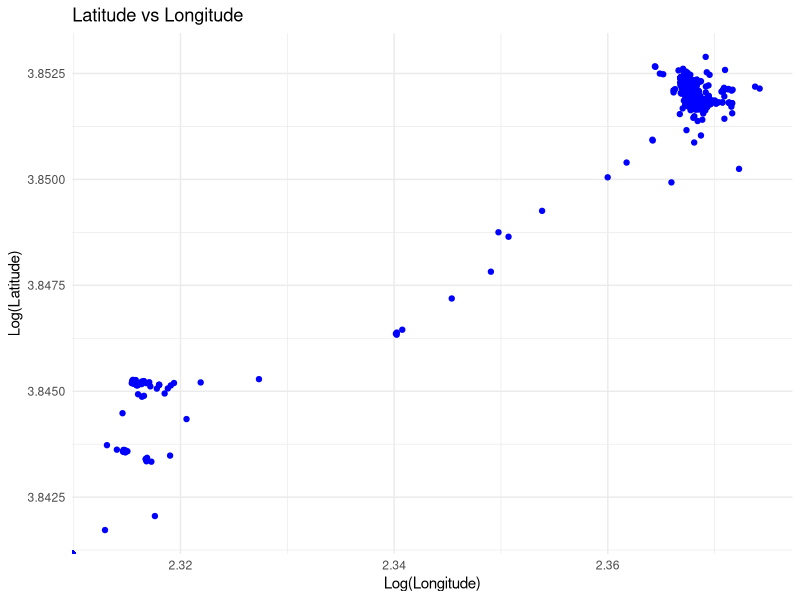
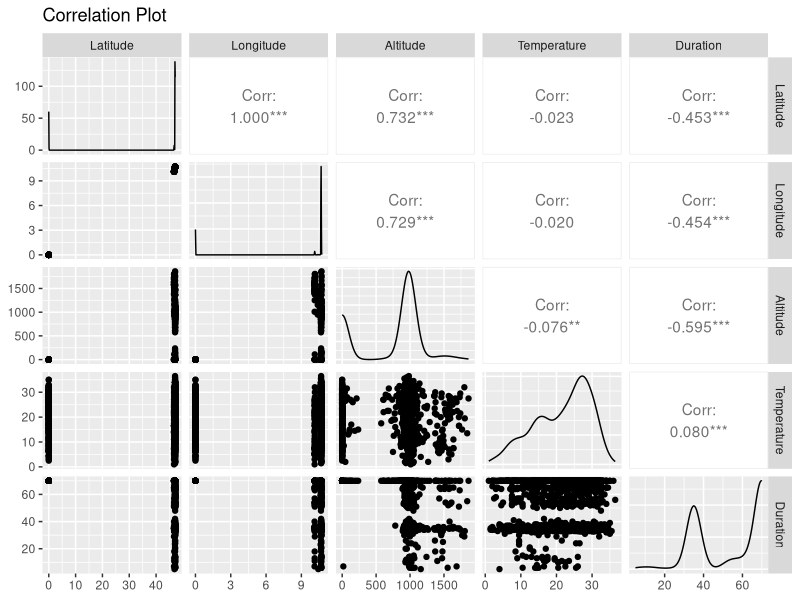
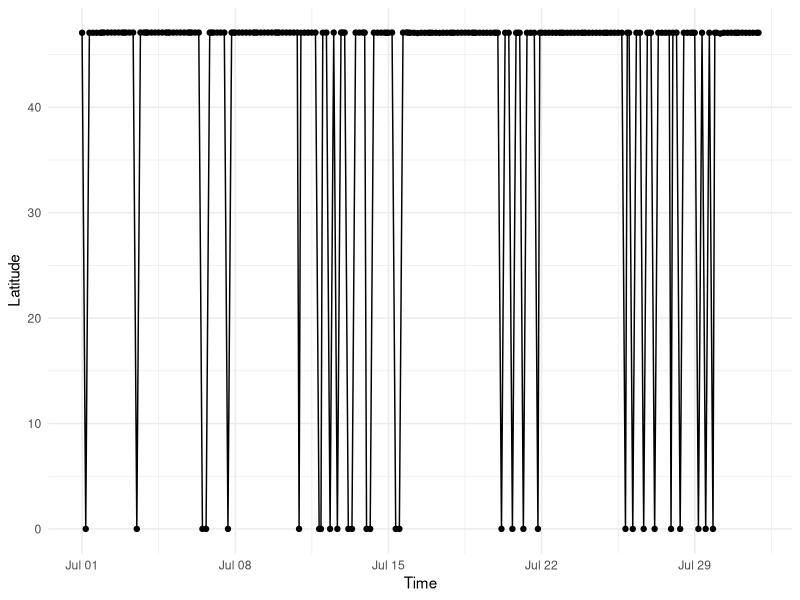
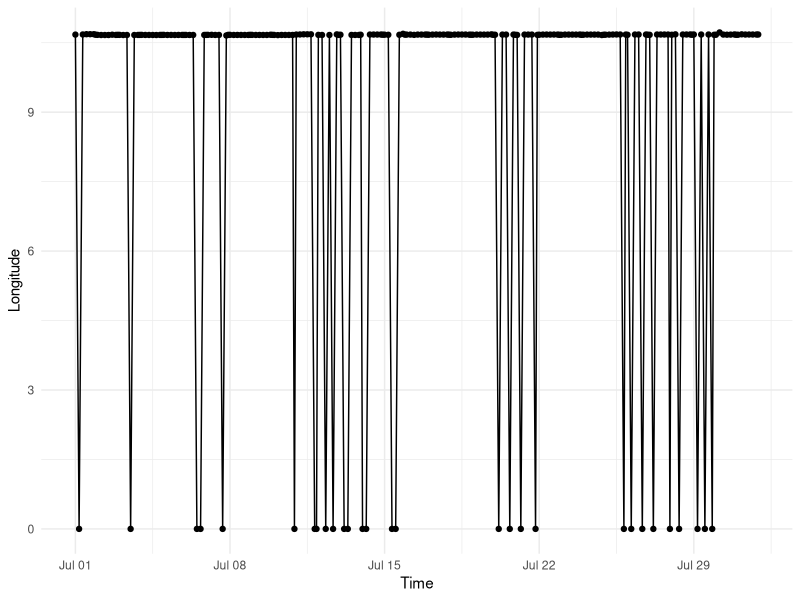
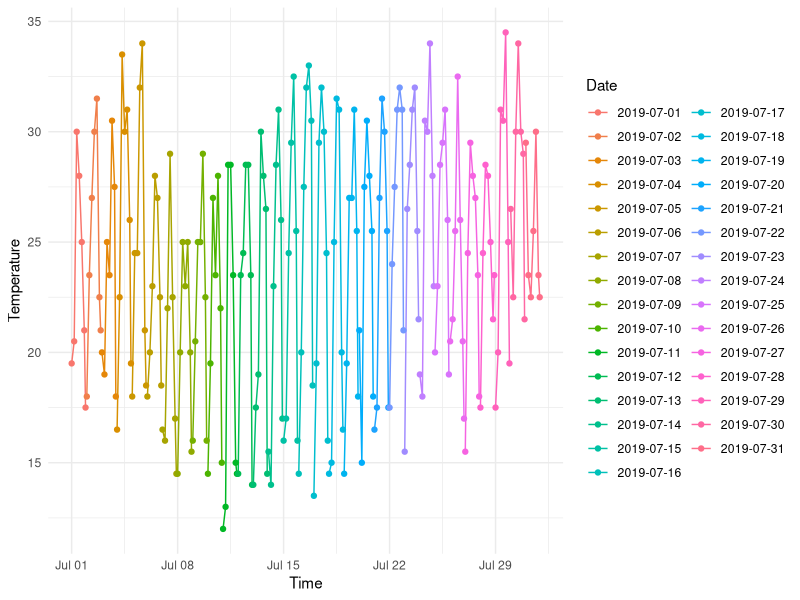
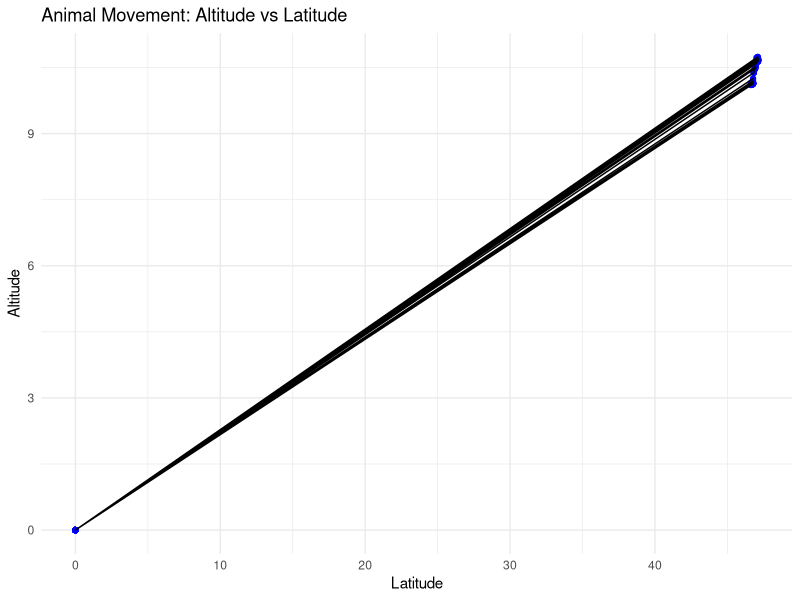
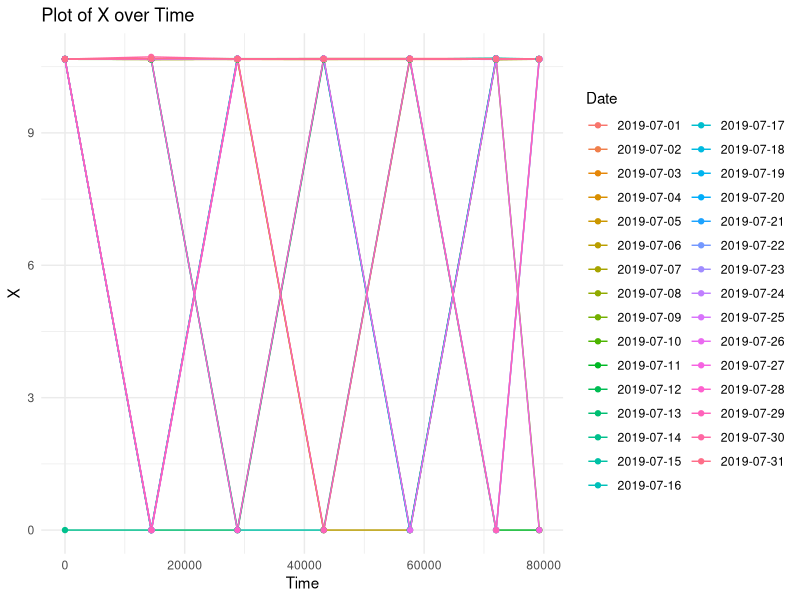

Reproduce these figures in R, in order.
library(ggplot2)
library(GGally)
library(dplyr)

data <- read.csv("GPS_91037_20200113_Thomas.csv",header=TRUE, sep = ",", skip = 4)

#Apply logarithmic transformation
data$log_latitude <- log(data$Latitude)
data$log_longitude <- log(data$Longitude)

#Lat vs long plot
ggplot(data, aes(x = log_longitude, y = log_latitude)) +
  geom_point(color = 'blue') +
  labs(title = "Latitude vs Longitude", x = "Log(Longitude)", y = "Log(Latitude)") +
  theme_minimal()


#Correlation plot
selected_vars <- data[, c("Latitude", "Longitude", "Altitude","Temperature", "Duration")]
ggpairs(selected_vars, title = "Correlation Plot")



###Adjust data to be usable for specific Date plotting
data$time <- as.POSIXct(data$GMT.Time, format="%d.%m.%Y %H:%M:%S")
data$month <- format(data$time, "%m")
july_data <- subset(data, month == "07")


# Plot lat over time
ggplot(july_data, aes(x = time, y = Latitude)) +
  geom_line() +
  geom_point() +
  labs(x = "Time", y = "Latitude") +
  theme_minimal()

# Plot Long over time
ggplot(july_data, aes(x = time, y = Longitude)) +
  geom_line() +
  geom_point() +
  labs(x = "Time", y = "Longitude") +
  theme_minimal()


##Plotting each day separately
data$date <- as.Date(data$time)
july_data <- subset(data, month == "07") #Month chosen = July

#Plot whatever data you want over the month July (in this case Temperature, you can choose lat or Long)
ggplot(july_data, aes(x = time, y = Temperature, group = date, color = as.factor(date))) +
  geom_line() +
  geom_point() +
  labs(x = "Time", color = "Date") +
  theme_minimal()




###temp plot idea
ggplot(data, aes(x = Latitude, y = Longitude)) +
  geom_point(color = 'blue') +
  geom_path(aes(group = 1)) +  # Connect the points with lines (movement path)
  labs(title = "Animal Movement: Altitude vs Latitude", x = "Latitude", y = "Altitude") +
  theme_minimal()


###temp lot Idead 2
july_data <- july_data %>%
  group_by(date) %>%
  mutate(time_since_start = as.numeric(difftime(time, min(time), units = "secs"))) %>%
  ungroup()

# Plot x over time for each day in July
ggplot(july_data, aes(x = time_since_start, y = Longitude, group = date, color = as.factor(date))) +
  geom_line() +
  geom_point() +
  labs(title = "Plot of X over Time", x = "Time", y = "X", color = "Date") +
  theme_minimal()
